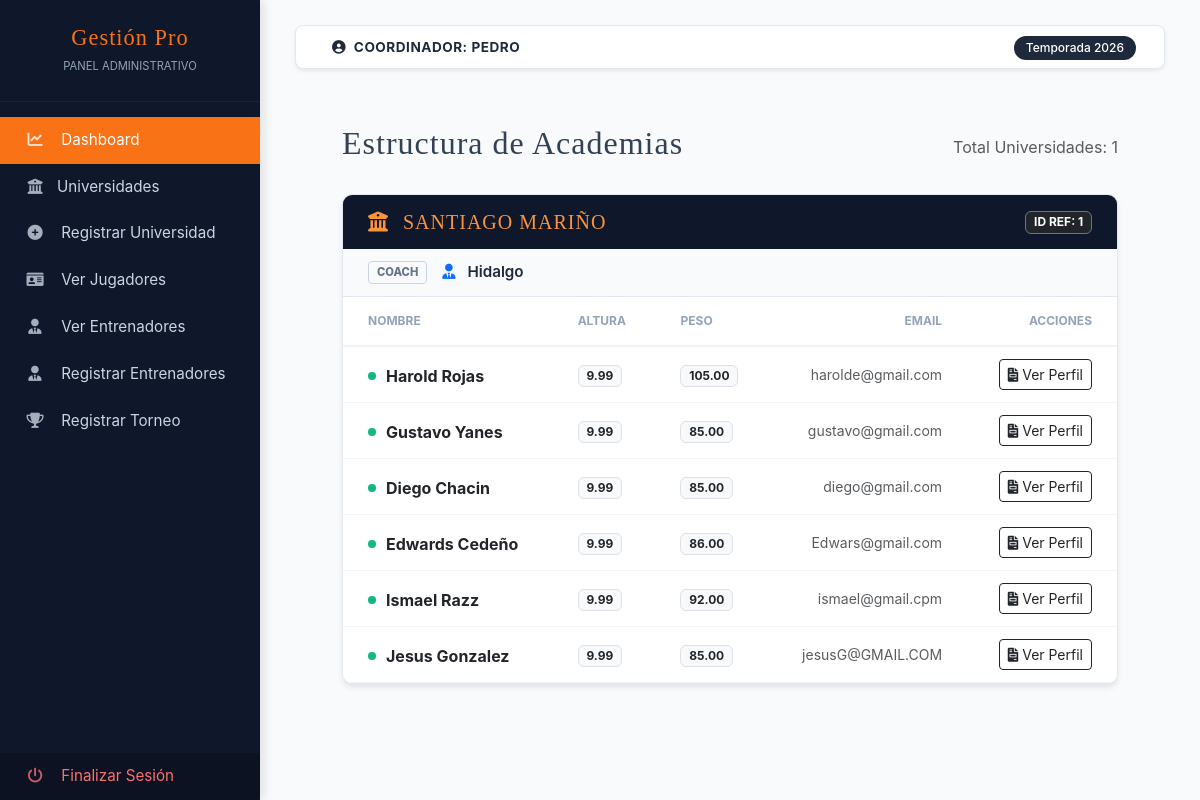
Page /client/coordinador/views/jugadores/index.php (signed in) on the earlier database version.
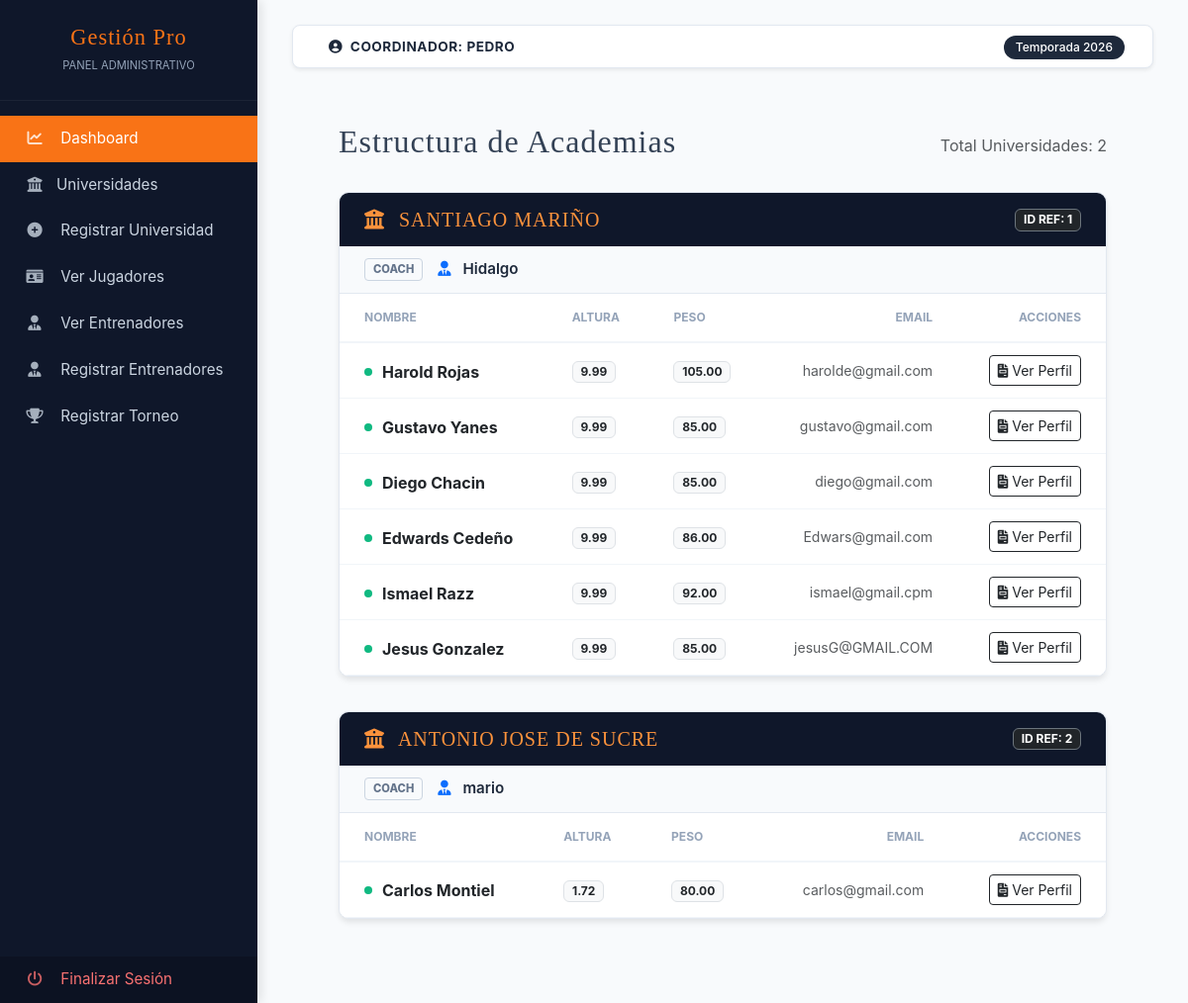
Same page on the later database version.
### tables this page shows
CREATE TABLE `jugadores` (
  `id_jugador` int(11) NOT NULL,
  `nombre_jugador` varchar(100) DEFAULT NULL,
  `email_jugador` varchar(100) DEFAULT NULL,
  `password_jugador` varchar(255) DEFAULT NULL,
  `altura_jugador` decimal(3,2) DEFAULT NULL,
  `peso_jugador` decimal(5,2) DEFAULT NULL,
  `fecha_nacimiento` date DEFAULT NULL,
  `id_universidad_fk` int(11) DEFAULT NULL,
  `id_objetivo_fk` int(11) DEFAULT NULL,
  `isActive` int(11) DEFAULT NULL,
  `fecha_creacion` timestamp NOT NULL DEFAULT current_timestamp(),
  `fecha_actualizacion` timestamp NOT NULL DEFAULT current_timestamp() ON UPDATE current_timestamp(),
  `imagen_jugador` text DEFAULT NULL,
  `puntos` int(11) DEFAULT NULL,
  `asistencias` int(11) DEFAULT NULL,
  `rebotes` int(11) DEFAULT NULL,
  `robos` int(11) DEFAULT NULL
);

### client/coordinador/views/jugadores/index.php (the view, shortened to what this page needs)
<?php include '../../layouts/parte1.php'; ?>
<?php
    $sql = "SELECT * FROM jugadores
            INNER JOIN academias ON jugadores.id_universidad_fk = academias.id_universidad
            ORDER BY id_universidad ASC";
    $query = $pdo->prepare($sql);
    $query->execute();
    $jugadores = $query->fetchAll(PDO::FETCH_ASSOC);
    $sql2 = "SELECT * FROM usuarios WHERE id_rol_fk = 3";
    $query2 = $pdo->prepare($sql2);
    $query2->execute();
    $lista_entrenadores = $query2->fetchAll(PDO::FETCH_ASSOC);
    $coach_por_uni = [];
    foreach ($lista_entrenadores as $e) {
        $coach_por_uni[$e['id_universidad_fk']] = $e['nombre_usuario'];
    }
    $bloques_universidad = [];
    foreach ($jugadores as $j) {
        $bloques_universidad[$j['id_universidad']]['nombre'] = $j['nombre_universidad'];
        $bloques_universidad[$j['id_universidad']]['jugadores'][] = $j;
    }
?>
<div id="content">
    <div class="container-fluid">
        <div class="d-flex justify-content-between align-items-center mb-4">
            <h2 class="bebas">Estructura de Academias</h2>
            <span class="text-muted">Total Universidades: <?php echo count($bloques_universidad); ?></span>
        </div>
        <?php foreach ($bloques_universidad as $id_uni => $datos): ?>
            <div class="uni-block">
                <div class="uni-block-header">
                    <h4 class="bebas"><i class="fas fa-university me-2"></i> <?php echo $datos['nombre']; ?></h4>
                    <span class="badge bg-dark border border-secondary">ID REF: <?php echo $id_uni; ?></span>
                </div>
                <div class="coach-strip">
                    <span class="coach-label">Coach</span>
                    <span class="coach-name">
                        <i class="fas fa-user-tie me-2 text-primary"></i>
                        <?php
                            if (isset($coach_por_uni[$id_uni])) {
                                echo htmlspecialchars($coach_por_uni[$id_uni]);
                            } else {
                                echo '<span class="text-muted fw-normal">Sin entrenador asignado</span>';
                            }
                        ?>
                    </span>
                </div>
                <div class="table-responsive">
                    <table class="table table-members">
                        <thead>
                            <tr>
                                <th>Nombre</th>
                                <th>Altura</th>
                                <th>Peso</th>
                                <th class="text-end">Email</th>
                                <th class="text-end">Acciones</th>
                            </tr>
                        </thead>
                        <tbody>
                            <?php foreach ($datos['jugadores'] as $jugador): ?>
                                <tr>
                                    <td>
                                        <div class="player-tag">
                                            <div class="status-dot"></div>
                                            <strong><?php echo htmlspecialchars($jugador['nombre_jugador'] ?? 'Sin Nombre'); ?></strong>
                                        </div>
                                    </td>
                                    <td><span class="badge bg-light text-dark border"><?php echo $jugador['altura_jugador'] ?? '---'; ?></span></td>
                                    <td><span class="badge bg-light text-dark border"><?php echo $jugador['peso_jugador'] ?? '---'; ?></span></td>
                                    <td class="text-muted small text-end"><?php echo htmlspecialchars($jugador['email_jugador'] ?? 'n/a'); ?></td>
                                    <td class="text-end">
                                        <a href="jugador.php?id=<?php echo $jugador['id_jugador']; ?>" class="btn btn-sm btn-outline-dark">
                                            <i class="fas fa-file-invoice"></i> Ver Perfil
                                        </a>
                                    </td>
                                </tr>
                            <?php endforeach; ?>
                        </tbody>
                    </table>
                </div>
            </div>
        <?php endforeach; ?>
    </div>
</div>
<?php include '../../layouts/parte2.php'; ?>

Differences in the rows shown:
added jugadores: nombre_jugador "Carlos Montiel", altura_jugador "1.72", peso_jugador "80.00", email_jugador "carlos@gmail.com", shown under "ANTONIO JOSE DE SUCRE"
Other differences:
count($bloques_universidad): "1" → "2"
new list line: "ANTONIO JOSE DE SUCRE ID REF: 2 COACH mario NOMBRE ALTURA PESO EMAIL ACCIONES"
